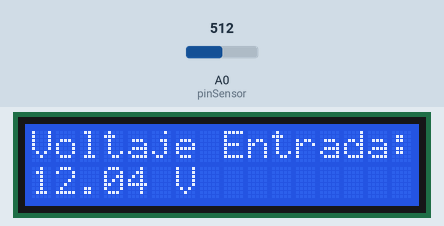
Bench run of a sketch on a simulated Arduino Uno, built with avr-gcc and run on an emulated ATmega328P. Parts: 16×2 character LCD. The test bench sets the inputs (shaded band); at power-on: A0 (pinSensor) = 512. What the sketch prints to the serial monitor is not drawn.

Above: at 1.2 s.
1.3 s: A0 (pinSensor) set to 716
At 3.3 s:
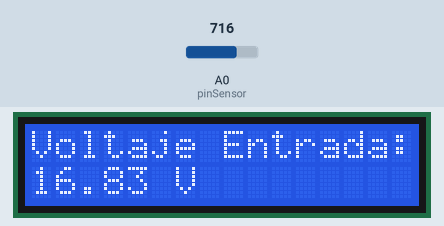
3.6 s: A0 (pinSensor) set to 900
At 4.6 s:
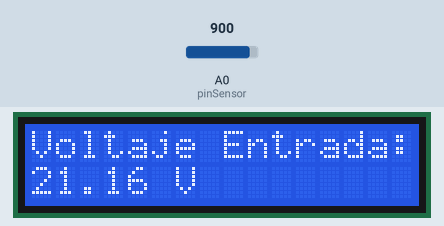
5.7 s: A0 (pinSensor) set to 1023
At 6.9 s:
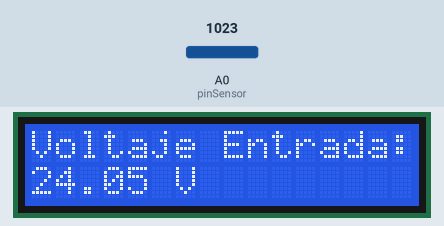
Timing chart, 0 to 8.7 s (numbered marks = the images above; inputs shaded):
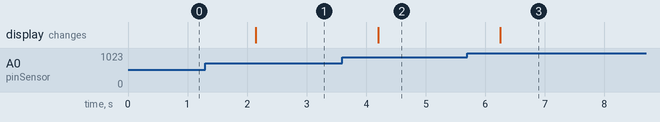

Measured:
- after the input at 1.3 s, the display: changes after 0.85 s (image 1)
- after the input at 3.6 s, the display: changes after 0.60 s (image 2)
- after the input at 5.7 s, the display: changes after 0.56 s (image 3)

The sketch:

sensor-de-voltaje-lcd.ino
```cpp
#include <Wire.h>
#include <LiquidCrystal_I2C.h>

// Configuración de la LCD: dirección 0x27, 16 columnas y 2 filas (ajusta la dirección si es necesario)
LiquidCrystal_I2C lcd(0x27, 16, 2);

const int pinSensor = A0;              // Pin analógico conectado al pin 'S' del sensor
const float factorCalibracion = 4.81;     // Factor de división del módulo, ajusta aquí para calibrar el módulo
const float voltajeReferencia = 5.0;     // Voltaje de referencia del Arduino (usa 3.3 si es necesario)

void setup() {
  Serial.begin(9600);
  lcd.init();                          // Inicializa la LCD
  lcd.backlight();                     // Enciende la luz de fondo
  lcd.clear();
}

void loop() {
  int lecturaADC = analogRead(pinSensor);                            // Leer el valor analógico (0-1023)
  float voltajeSensor = (lecturaADC * voltajeReferencia) / 1023.0;     // Convertir la lectura a voltaje
  float voltajeEntrada = voltajeSensor * factorCalibracion;            // Calcular el voltaje real de entrada

  // Imprimir en el monitor serial
  Serial.print("Voltaje de entrada: ");
  Serial.print(voltajeEntrada);
  Serial.println(" V");

  // Mostrar el resultado en la LCD
  lcd.clear();
  lcd.setCursor(0, 0);
  lcd.print("Voltaje Entrada:");
  lcd.setCursor(0, 1);
  lcd.print(voltajeEntrada);
  lcd.print(" V");

  delay(1000); // Esperar 1 segundo antes de la siguiente lectura
}
```
